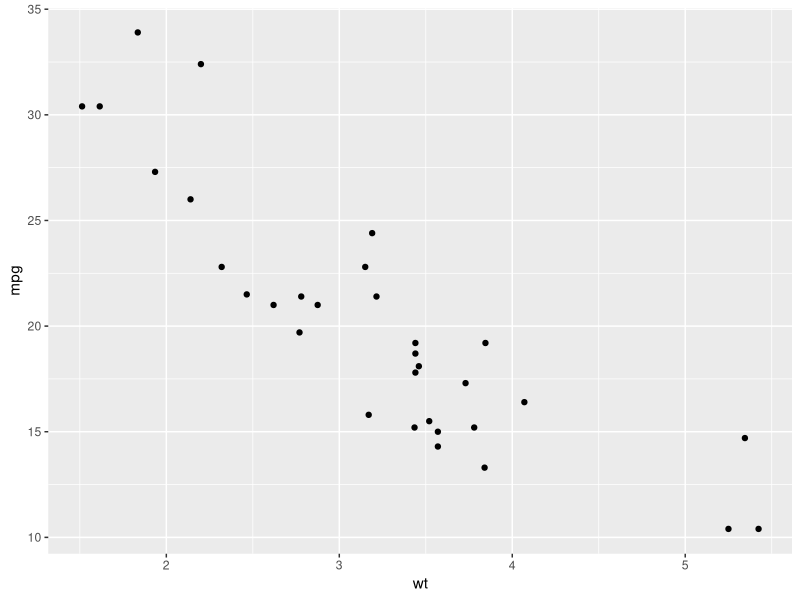
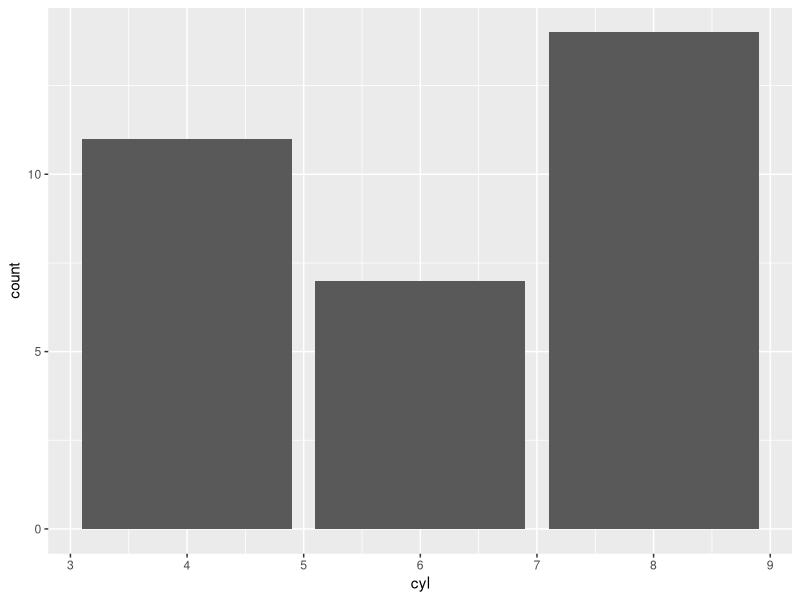
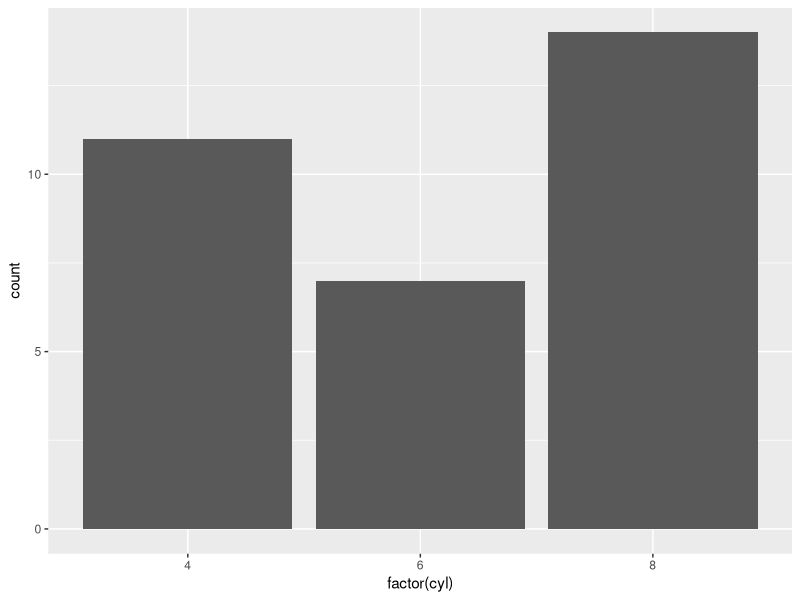
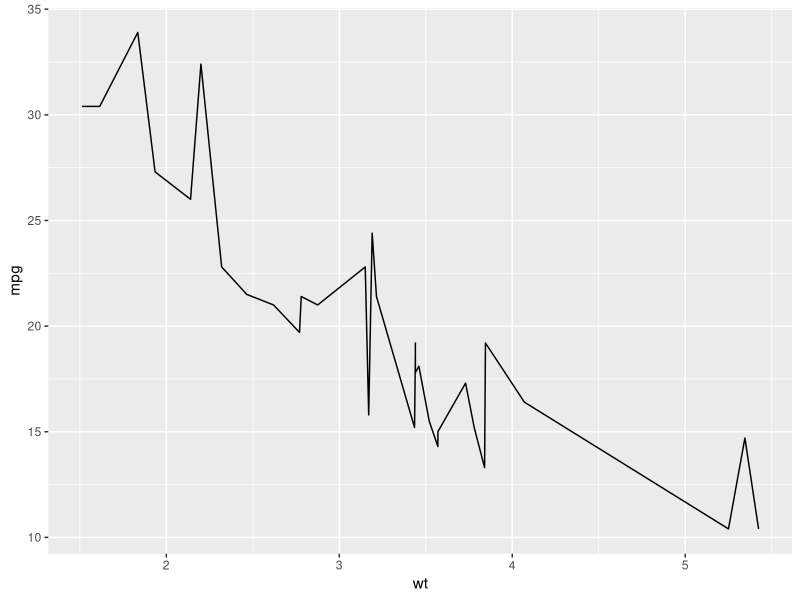
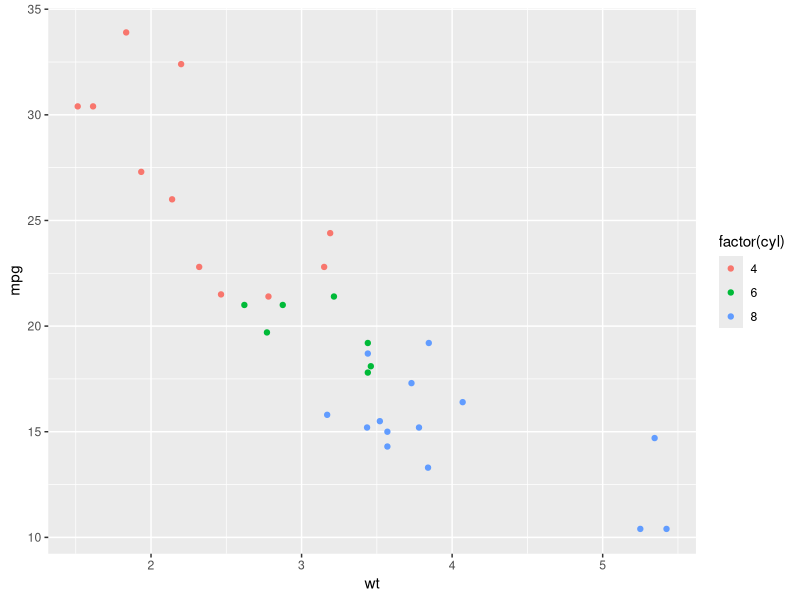
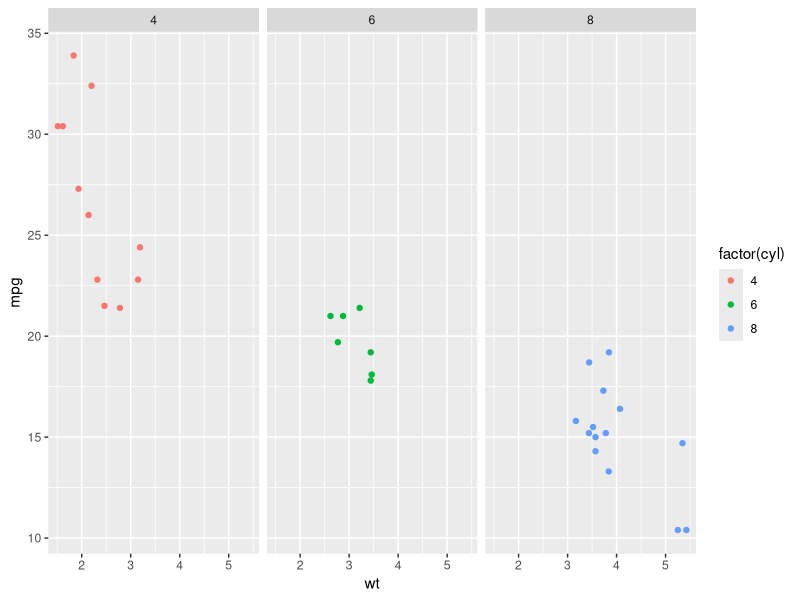
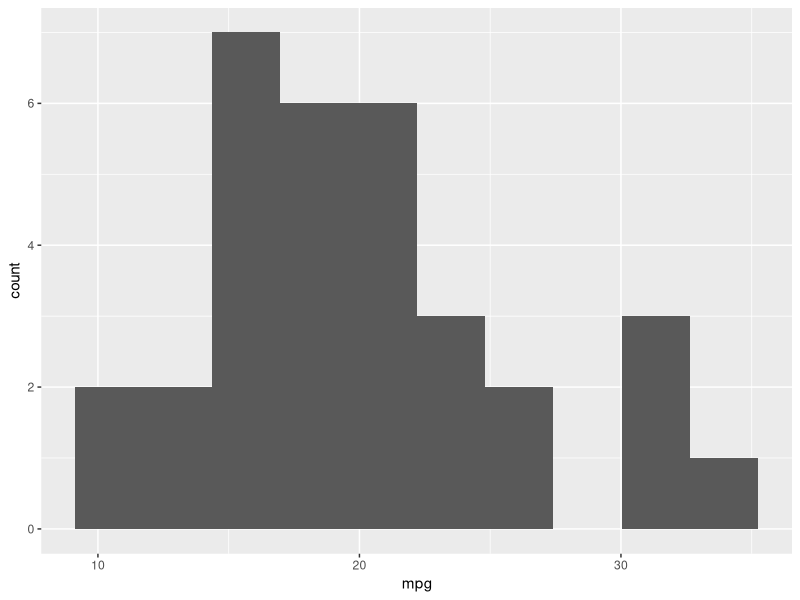
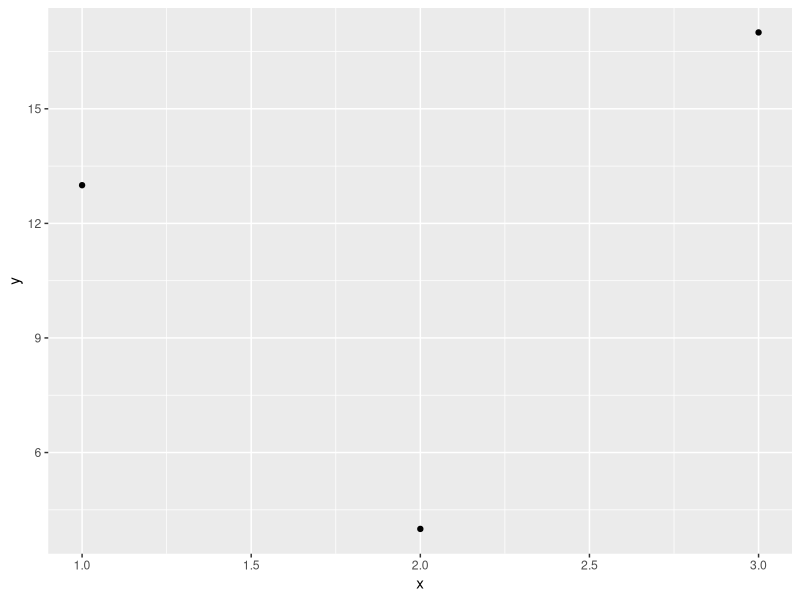

The R script that drew these images, in order: (Note: this script raises an error after producing the figures.)
## Data Visualization: Fall 2021: Tidyverse and Basic Plotting.
## Prof. Robert A. Cooper

# Don't forget to load your packages!

library(tidyverse)

# In the first week, we did no plotting. In Week 2, we introduce plotting. 

# We introduce plotting via ggplot2 and the tidyverse.
# In addition, I will introduce a few more pieces of code for data transformation, etc.

# Some terms: aesthetics, mapping, themes, fill v. color, histograms,
# bar plots, line plots, etc. 


# First, an important bit of code for data work: the pipe operator

# Load the mtcars data. Already in base R. 

data("mtcars")
head(mtcars)

# Piping with magrittr (part of the Tidyverse).
# Piping replaces turducken-style coding.
# Instead of stuffing functions inside functions. 
# You'll see it below. 

# Here is some sad, turducken coding: 

summarize(group_by(mutate(mtcars, newwt = wt*1000, factcyl = factor(cyl)), factcyl), mean_wt = mean(wt))

# Here is some awesome, piped coding:

mtcars %>%
  mutate(newwt = wt*1000,
         factcyl = factor(cyl)) %>%
  group_by(factcyl) %>%
  summarize(mean_wt = mean(wt))

# The difference in the options above is pretty darned obvious.

# Tibbles. Just a different way to present a data frame or data table. 
# Compare mtcars to car_tibble just to see the difference. 

car_tibble <- as_tibble(mtcars); car_tibble

mtcars
car_tibble

#  Filtering. How do I know the inputs for the filter are working??

mtcars %>% # The '%>%' is the pipe operator. 
  filter(cyl == 6) # Subset the data to cars with 6 cylinders only. 

mtcars %>% # The '%>%' is the pipe operator. 
  filter(cyl == 6 & gear == 4) # Subset the data by 2 variables instead of 1. 

mtcars %>%
  filter(wt > 2.8)

# Arranging. This just changes the view of the data. 

mtcars %>%
  arrange(wt) # Arrange data in ascending order of weight in tons. 

mtcars %>%
  arrange(desc(wt))

# Mutate. 
# Mutate is how you create a new variable in the tidyverse.
# Mutate attaches the new variable to the end of the data frame/tibble.
# MUST: name new variable, then define it. See below. 

mtcars %>%
  mutate(mean_weight = mean(wt), # New variable created with mean weight of all cars. 
         fact_cyl = factor(cyl)) # New variable created turning 'cyl' into a factor variable. 


# Note: I did not save as a new object above. Thus, the code is temporary and unsaved.
# If I open mtcars again, I will not see these new variables. 

mtcars2 <- mtcars %>%
  mutate(mean_weight = mean(wt), # New variable created with mean weight of all cars. 
         fact_cyl = factor(cyl)) # New variable created turning 'cyl' into a factor variable. 

mtcars; mtcars2


# Select.
# Select subsets your data by choosing columns to keep/discard. 
# Select works with `tidyselect` functions in addition to variable names. 
# Select can also be used to rearrange your variables. 

mtcars2 %>%
  select(fact_cyl, wt, mpg) # Just subsetting by these variables. 

# We can also use tidyselect helpers. 

mtcars2 %>%
  select(contains("cyl")) # Subset using a tidyselect helper. Like a stringr for variable names.

mtcars2 %>%
  select(starts_with("m")) # Another tidyselect helper. 

# We can use the tidyselect helper everything() with select to rearrange the whole data frame.

mtcars2 %>%
  select(wt, mpg, fact_cyl, mean_weight, everything()) # Tell it which goes first, followed by everything. 

# group_by.
# group_by sets a quiet rule. 
# only a tibble will show you if a grouping rule has been set.
# Otherwise, you have to follow it with a summarize() or mutate() to see it work. 

mtcars2 %>%
  group_by(fact_cyl)

mtcars2 %>% # Without grouping, no line at top identifying number of groups.
  tibble()

# group_by will produce different results, depending on mutate v. summarize.

mtcars2 %>%
  group_by(fact_cyl) %>%
  mutate(mean_mpg = mean(mpg, na.rm = TRUE))

mtcars2 %>%
  group_by(fact_cyl) %>%
  summarize(mean_mpg = mean(mpg, na.rm = TRUE))

# group_by can group on multiple variables.

mtcars2 %>%
  group_by(fact_cyl, am) %>%
  summarize(mean_mpg = mean(mpg, na.rm = TRUE))


# summarize. 
# summarize() creates new variables, but it also kicks you out of the data frame/tibble.
# summarize creates a new tibble altogether.
# What does summarize bring forward into the new tibble?
# ONLY: (1) the variables you group on and (2) the new variables you create. 

mtcars2 %>%
  group_by(fact_cyl, am) %>%
  summarize(mean_mpg = mean(mpg, na.rm = TRUE),
            max_mpg = max(mpg, na.rm = TRUE),
            min_mpg = min(mpg, na.rm = TRUE))


##### PLOTTING AND GGPLOT2. 

# ggplot2 works differently from base R. 

# Key: THE AESTHETIC IS THE MOST IMPORTANT THING TO KNOW. 
# Key 2: THE GEOM IS THE NEXT MOST IMPORTANT THING TO KNOW. 

# The aesthetic connects the variation in your variables to you plot.
# It 'maps' a variable on to some element of your plot: size, color, line, etc. 
# If you make an arbitrary choice in a plot (line color = red, for example)...
# then that does NOT go inside the aesthetic. 
# ALL aesthetics are tied to variables. 

# On geoms. Geoms are all the geometric/physical ways our data can be expressed. 
# The list of possible geoms expands with each package added. 
# In this course, we will focus on a subset, but feel free to explore others.

# https://ggplot2.tidyverse.org/reference/

# Example 1: Simple plot of car weight against fuel efficiency.

# Simple scatterplot, ggplot-style.
# Kind of ugly, but just because there are so many features not yet discussed.
# In this workshop, we start simple and unadorned and slowly add features.

glimpse(mtcars)

mtcars %>%
  ggplot(., aes(x = wt, y = mpg)) +
  geom_point()

# Let's try a bar plot for fun. 
# Count up the number of cars with 4, 6, and 8 cylinders. 
# geom_bar does the count automatically for you!

mtcars %>%
  ggplot(aes(x = cyl)) +
  geom_bar()

# NOTE: X-axis looks a little odd. Why do you think that is? 

glimpse(mtcars)

# First real lesson in object classes!
# How do we fix this?

mtcars %>%
  ggplot(aes(x = factor(cyl))) +
  geom_bar()

# Line plot. 
# For these to be most useful, sometimes we might want to add a THIRD aesthetic. 

# The following example looks odd, on purpose. 

mtcars %>%
  ggplot(aes(x = wt, y = mpg)) +
  geom_line()

# Let's go back to scatterplot, but let's keep the third aesthetic. 
# This is probably the most sensible format for visualization.

mtcars %>%
  ggplot(aes(x = wt, y = mpg, color = factor(cyl))) +
  geom_point()

# 'Faceting'. We could also break up the plot into multiple windows.
# There is little difference between facet_grid and facet_wrap.
# Won't really see it until you have more categories. 

mtcars %>%
  ggplot(aes(x = wt, y = mpg, color = factor(cyl))) +
  geom_point() +
  facet_grid(cols = vars(cyl)) 

# Histograms and frequency polygons. 
# Characterize individual continuous variables, but in buckets or bins. 
# The plot below will be more appropriate with larger datasets. 

mtcars %>%
  ggplot(aes(x = mpg)) +
  geom_histogram(bins = 10) 

# GEOMS. General note on geoms. Wide variety. MANY not covered here. 

df1 <- data.frame(x = c(1, 2, 3),
                  y = c(13, 4, 17),
                  label = c("a", "b", "c"))

# Different geoms, same data. 
# Exercise: turn one geom on, and comment out others. Then rotate. 
# *Don't forget to comment out the plus signs as well, when needed.

df1 %>%
  ggplot(aes(x, y, label = label)) +
  geom_point() # +
  #geom_text() # +
  #geom_area() # +
  #geom_path() # +
  #geom_polygon()

  
# Geom example 2. Data analysis and uncertainty. 
# When producing a point estimate for some data analysis...
# you also produce some estimate of uncertainty.
# To make a nice plot of these, you need 4 pieces of information: 
# 
# 
# There are a number of geoms for this: pointrange, errorbar, linerange, etc.
# 

df2 <- data.frame(x = c(1, 2, 3),
                  y = c(10, 4, 7),
                  ylow = c(9.5, 3.5, 6.5),
                  yhigh = c(10.5, 4.5, 7.5),
                  label = c("a", "b", "c"))


ggplot(df2, aes(x = x, y = y, ymin = ylow, ymax = yhigh)) +
  #geom_linerange() +
  geom_pointrange() 
  # geom_errorbar()


## A beginning with stringr.

# Filtering with string variables.

# You can filter with stringr functions, so long as the input with filter is a... logical!
# Thus, filter works with str_detect.

# data %>%
#  filter(str_detect(variable, "pattern"))

# But, you cannot, for example subset between two patterns.
# For that, you can use base R subsetting (brackets with colon), but 
# that doesn't work with the filter/str_detect combination. 

# Instead, you'd want something with row/index number. 
# For that you'd use something like slice() from dplyr. 
# Paired with a stringr function that returns index number/row number: str_which.
# str_which is a dplyr version of which. 

# Using our base R mtcars database for most of the practice examples. 

data("mtcars")

mtcars2 <- mtcars %>%
  mutate(carmodel = rownames(mtcars))

# Now we can practice a little with stringr functions on data. 

# Note: many stringr functions operate on a single variable/column. 
# These do no stand alone as functions to pipe directly into. 
# In this case, you want to mutate and use str_... to define the new variable. 

# The following does not work.

mtcars2 %>%
  str_which(carmodel, "Toyota")

# The following does work, weirdly (with a warning), but on ALL variables. 

mtcars2 %>%
  str_replace_all("Toyota", "giraffe")

# Two ways to filter on a str_detect function. Doesn't really matter which. 

mtcars2 %>%
  mutate(toyotaz = str_detect(carmodel, "Toyota")) %>%
  filter(toyotaz) # If you don't provide a rule, filter will keep TRUEs. 

mtcars2 %>%
  filter(str_detect(carmodel, "Toyota"))
